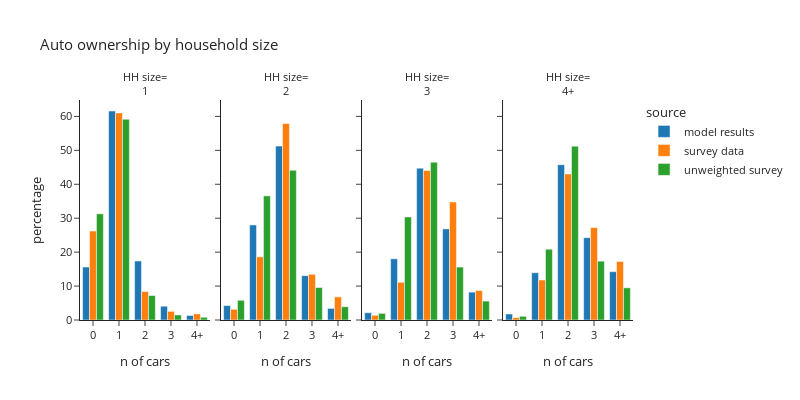

The code cell stored with this chart in its notebook:
### Code cell
plot_auto(hh_data,'hhsize_simple','household size', 'HH size')

### Figure 1 — Plotly figure (JSON) as saved in the notebook; plotly's stock layout.template omitted (floating-point values rounded to 4 significant figures)
{"data": [{"alignmentgroup": "True", "hovertemplate": "source=model results<br>hhsize_simple=1<br>auto_ownership_simple=%{x}<br>percentage=%{y}<extra></extra>", "legendgroup": "model results", "marker": {"color": "#1F77B4", "pattern": {"shape": ""}}, "name": "model results", "offsetgroup": "model results", "orientation": "v", "showlegend": true, "textposition": "auto", "type": "bar", "x": ["0", "1", "2", "3", "4+"], "xaxis": "x", "y": [15.61, 61.59, 17.4, 4.065, 1.332], "yaxis": "y"}, {"alignmentgroup": "True", "hovertemplate": "source=model results<br>hhsize_simple=2<br>auto_ownership_simple=%{x}<br>percentage=%{y}<extra></extra>", "legendgroup": "model results", "marker": {"color": "#1F77B4", "pattern": {"shape": ""}}, "name": "model results", "offsetgroup": "model results", "orientation": "v", "showlegend": false, "textposition": "auto", "type": "bar", "x": ["0", "1", "2", "3", "4+"], "xaxis": "x2", "y": [4.25, 28.02, 51.25, 13.06, 3.412], "yaxis": "y2"}, {"alignmentgroup": "True", "hovertemplate": "source=model results<br>hhsize_simple=3<br>auto_ownership_simple=%{x}<br>percentage=%{y}<extra></extra>", "legendgroup": "model results", "marker": {"color": "#1F77B4", "pattern": {"shape": ""}}, "name": "model results", "offsetgroup": "model results", "orientation": "v", "showlegend": false, "textposition": "auto", "type": "bar", "x": ["0", "1", "2", "3", "4+"], "xaxis": "x3", "y": [2.144, 18.04, 44.75, 26.85, 8.218], "yaxis": "y3"}, {"alignmentgroup": "True", "hovertemplate": "source=model results<br>hhsize_simple=4+<br>auto_ownership_simple=%{x}<br>percentage=%{y}<extra></extra>", "legendgroup": "model results", "marker": {"color": "#1F77B4", "pattern": {"shape": ""}}, "name": "model results", "offsetgroup": "model results", "orientation": "v", "showlegend": false, "textposition": "auto", "type": "bar", "x": ["0", "1", "2", "3", "4+"], "xaxis": "x4", "y": [1.774, 13.94, 45.78, 24.27, 14.25], "yaxis": "y4"}, {"alignmentgroup": "True", "hovertemplate": "source=survey data<br>hhsize_simple=1<br>auto_ownership_simple=%{x}<br>percentage=%{y}<extra></extra>", "legendgroup": "survey data", "marker": {"color": "#FF7F0E", "pattern": {"shape": ""}}, "name": "survey data", "offsetgroup": "survey data", "orientation": "v", "showlegend": true, "textposition": "auto", "type": "bar", "x": ["0", "1", "2", "3", "4+"], "xaxis": "x", "y": [26.22, 61.03, 8.387, 2.55, 1.81], "yaxis": "y"}, {"alignmentgroup": "True", "hovertemplate": "source=survey data<br>hhsize_simple=2<br>auto_ownership_simple=%{x}<br>percentage=%{y}<extra></extra>", "legendgroup": "survey data", "marker": {"color": "#FF7F0E", "pattern": {"shape": ""}}, "name": "survey data", "offsetgroup": "survey data", "orientation": "v", "showlegend": false, "textposition": "auto", "type": "bar", "x": ["0", "1", "2", "3", "4+"], "xaxis": "x2", "y": [3.156, 18.63, 57.92, 13.48, 6.814], "yaxis": "y2"}, {"alignmentgroup": "True", "hovertemplate": "source=survey data<br>hhsize_simple=3<br>auto_ownership_simple=%{x}<br>percentage=%{y}<extra></extra>", "legendgroup": "survey data", "marker": {"color": "#FF7F0E", "pattern": {"shape": ""}}, "name": "survey data", "offsetgroup": "survey data", "orientation": "v", "showlegend": false, "textposition": "auto", "type": "bar", "x": ["0", "1", "2", "3", "4+"], "xaxis": "x3", "y": [1.373, 11.1, 44.05, 34.79, 8.686], "yaxis": "y3"}, {"alignmentgroup": "True", "hovertemplate": "source=survey data<br>hhsize_simple=4+<br>auto_ownership_simple=%{x}<br>percentage=%{y}<extra></extra>", "legendgroup": "survey data", "marker": {"color": "#FF7F0E", "pattern": {"shape": ""}}, "name": "survey data", "offsetgroup": "survey data", "orientation": "v", "showlegend": false, "textposition": "auto", "type": "bar", "x": ["0", "1", "2", "3", "4+"], "xaxis": "x4", "y": [0.6874, 11.79, 43.02, 27.25, 17.25], "yaxis": "y4"}, {"alignmentgroup": "True", "hovertemplate": "source=unweighted survey<br>hhsize_simple=1<br>auto_ownership_simple=%{x}<br>percentage=%{y}<extra></extra>", "legendgroup": "unweighted survey", "marker": {"color": "#2CA02C", "pattern": {"shape": ""}}, "name": "unweighted survey", "offsetgroup": "unweighted survey", "orientation": "v", "showlegend": true, "textposition": "auto", "type": "bar", "x": ["0", "1", "2", "3", "4+"], "xaxis": "x", "y": [31.3, 59.18, 7.218, 1.493, 0.809], "yaxis": "y"}, {"alignmentgroup": "True", "hovertemplate": "source=unweighted survey<br>hhsize_simple=2<br>auto_ownership_simple=%{x}<br>percentage=%{y}<extra></extra>", "legendgroup": "unweighted survey", "marker": {"color": "#2CA02C", "pattern": {"shape": ""}}, "name": "unweighted survey", "offsetgroup": "unweighted survey", "orientation": "v", "showlegend": false, "textposition": "auto", "type": "bar", "x": ["0", "1", "2", "3", "4+"], "xaxis": "x2", "y": [5.807, 36.58, 44.12, 9.578, 3.922], "yaxis": "y2"}, {"alignmentgroup": "True", "hovertemplate": "source=unweighted survey<br>hhsize_simple=3<br>auto_ownership_simple=%{x}<br>percentage=%{y}<extra></extra>", "legendgroup": "unweighted survey", "marker": {"color": "#2CA02C", "pattern": {"shape": ""}}, "name": "unweighted survey", "offsetgroup": "unweighted survey", "orientation": "v", "showlegend": false, "textposition": "auto", "type": "bar", "x": ["0", "1", "2", "3", "4+"], "xaxis": "x3", "y": [1.95, 30.36, 46.52, 15.6, 5.571], "yaxis": "y3"}, {"alignmentgroup": "True", "hovertemplate": "source=unweighted survey<br>hhsize_simple=4+<br>auto_ownership_simple=%{x}<br>percentage=%{y}<extra></extra>", "legendgroup": "unweighted survey", "marker": {"color": "#2CA02C", "pattern": {"shape": ""}}, "name": "unweighted survey", "offsetgroup": "unweighted survey", "orientation": "v", "showlegend": false, "textposition": "auto", "type": "bar", "x": ["0", "1", "2", "3", "4+"], "xaxis": "x4", "y": [1.084, 20.87, 51.22, 17.34, 9.485], "yaxis": "y4"}], "layout": {"annotations": [{"font": {}, "showarrow": false, "text": "HH size=<br>1", "x": 0.1175, "xanchor": "center", "xref": "paper", "y": 1.0, "yanchor": "bottom", "yref": "paper"}, {"font": {}, "showarrow": false, "text": "HH size=<br>2", "x": 0.3725, "xanchor": "center", "xref": "paper", "y": 1.0, "yanchor": "bottom", "yref": "paper"}, {"font": {}, "showarrow": false, "text": "HH size=<br>3", "x": 0.6275, "xanchor": "center", "xref": "paper", "y": 1.0, "yanchor": "bottom", "yref": "paper"}, {"font": {}, "showarrow": false, "text": "HH size=<br>4+", "x": 0.8825, "xanchor": "center", "xref": "paper", "y": 1.0, "yanchor": "bottom", "yref": "paper"}], "barmode": "group", "font": {"size": 11}, "height": 400, "legend": {"title": {"text": "source"}, "tracegroupgap": 0}, "title": {"text": "Auto ownership by household size"}, "width": 800, "xaxis": {"anchor": "y", "domain": [0.0, 0.235], "title": {"text": "n of cars"}}, "xaxis2": {"anchor": "y2", "domain": [0.255, 0.49], "matches": "x", "title": {"text": "n of cars"}}, "xaxis3": {"anchor": "y3", "domain": [0.51, 0.745], "matches": "x", "title": {"text": "n of cars"}}, "xaxis4": {"anchor": "y4", "domain": [0.765, 1.0], "matches": "x", "title": {"text": "n of cars"}}, "yaxis": {"anchor": "x", "domain": [0.0, 1.0], "title": {"text": "percentage"}}, "yaxis2": {"anchor": "x2", "domain": [0.0, 1.0], "matches": "y", "showticklabels": false}, "yaxis3": {"anchor": "x3", "domain": [0.0, 1.0], "matches": "y", "showticklabels": false}, "yaxis4": {"anchor": "x4", "domain": [0.0, 1.0], "matches": "y", "showticklabels": false}}}
